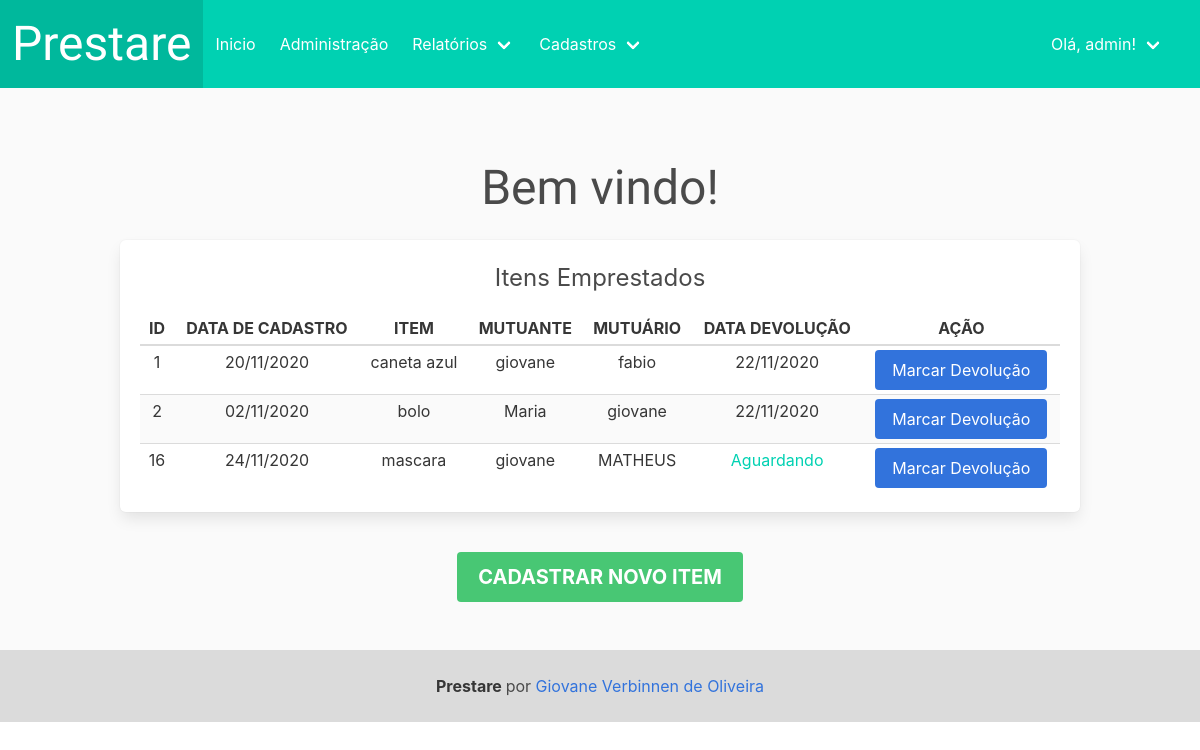
The page /painel.php (signed in) on the database its author committed.
### tables this page shows
CREATE TABLE `itens` (
  `item_id` int(32) NOT NULL,
  `data_cadastro` datetime(6) NOT NULL,
  `item` varchar(32) NOT NULL,
  `mutuante` varchar(32) NOT NULL,
  `mutuario` varchar(32) NOT NULL,
  `data_devolucao` datetime(6) NOT NULL
);

### consultaItem.php (the view, shortened to what this page needs)
<?php
echo "<div class='box table-container'>
<table  class='table is-striped is-narrow is-hoverable  is-fullwidth' >";
echo "
  <h1 class='is-size-4 mb-4'>Itens Emprestados</h1>
    <thead class='is-uppercase '>
      <tr>
      <th> ID </th>
      <th> Data de Cadastro </th>
      <th> Item </th>
      <th> Mutuante </th>
      <th> Mutuário </th>
      <th> Data devolução </th>
      <th> Ação</th>
      </tr>
    </thead>
";
$conexao = mysqli_connect('localhost', 'root', '', 'prestare') or die('Erro no banco de dados');
$sql = "select * from itens";
$resultado = mysqli_query($conexao, $sql) or die('Não foi possível realizar consulta');
function data($data)
{
  if ($data == '0000-00-00 00:00:00.000000') {
    $msg = '<p class="has-text-primary ">Aguardando</p>';
    return $msg;
  } else {
    return date("d/m/Y", strtotime($data));
  }
}
while ($registro = mysqli_fetch_array($resultado)) {
  $id = $registro['item_id'];
  $data_cadastro = $registro['data_cadastro'];
  $item = $registro['item'];
  $mutuante = $registro['mutuante'];
  $mutuario = $registro['mutuario'];
  $data_devolucao = $registro['data_devolucao'];
  echo "<tr>";
  echo "<td>" . "$id" . "</td>";
  echo "<td>" . data($data_cadastro) . "</td>";
  echo "<td>" . "$item" . "</td>";
  echo "<td>" . "$mutuante" . "</td>";
  echo "<td>" . "$mutuario" . "</td>";
  echo "<td>" . data($data_devolucao) . "</td>";
  echo "<td>" . "
  <form action='devolucao.php' method='POST'>
  <input  name='data' type='hidden' value='$data_devolucao' />
  <input  name='item' type='hidden' value='$id' />
  <button class='button is-link' type='submit'>Marcar Devolução</button>
  </form>" . "</td>";
  echo "</tr>";
}
echo "</table></div>";
?>

### cabecalho.php (shortened to what this page needs)
<!DOCTYPE html>
<html>
  <head>
    <link rel="stylesheet" href="./assets/bulma.min.css">
    <link rel="stylesheet" href="https://pro.fontawesome.com/releases/v5.10.0/css/all.css"/>
  </head>
  <body>
 <nav class="navbar is-primary" role="navigation" aria-label="main navigation">
  <div class="navbar-brand">
    <a class="navbar-item" href="painel.php">
     <h1 class="is-size-1" style="font-family: 'Engagement', cursive;">Prestare</h1>
    </a>
  </div>
  <div id="navbarBasicExample" class="navbar-menu">
    <div class="navbar-start">
      <a class="navbar-item" href="painel.php">
        Inicio
      </a>
      <a class="navbar-item" href="admin.php">
            Administração
          </a>
      <div class="navbar-item has-dropdown is-hoverable">
        <a class="navbar-link" >
          Relatórios
        </a>
      </div>
      <div class="navbar-item has-dropdown is-hoverable">
        <a class="navbar-link" >
          Cadastros
        </a>
      </div>
    </div>
    <div class="navbar-end">
    <div class="navbar-item has-dropdown is-hoverable">
        <a class="navbar-link" >
        Olá, <?php echo $_SESSION['usuario'];?>!
        </a>
      </div>
      <div class="navbar-item">
      </div>
    </div>
  </div>
</nav>

### painel.php (shortened to what this page needs)
<?php
require('cabecalho.php');
?>
<section class="section has-background-white-bis">
  <div class="container ">
    <div class="columns  has-text-centered">
      <div class="column">
        <h1 class="is-size-1 my-4" style="font-family: 'Engagement', cursive;">
          Bem vindo!
        </h1>
        <?php
        require('consultaItem.php');
        ?>
        <a class="button is-success is-medium has-text-weight-bold mt-4" href="formCadItem.php">CADASTRAR NOVO ITEM</a>
      </div>
    </div>
  </div>
</section>
<?php
require('rodape.php');
?>

### rodape.php (shortened to what this page needs)
<footer class="footer has-background-grey-lighter p-5 ">
  <div class="content has-text-centered is-dark ">
    <p class="is-size-6">
      <strong>
        Prestare
      </strong>
      por
      <a href="https://www.linkedin.com/in/giovane-v/">
        Giovane Verbinnen de Oliveira
      </a>
    </p>
  </div>
</footer>
</body>
</html>

### rows shown on the page
itens: item_id "1", data_cadastro "20/11/2020", item "caneta azul", mutuante "giovane", mutuario "fabio", data_devolucao "22/11/2020"
itens: item_id "2", data_cadastro "02/11/2020", item "bolo", mutuante "Maria", mutuario "giovane", data_devolucao "22/11/2020"
itens: item_id "16", data_cadastro "24/11/2020", item "mascara", mutuante "giovane", mutuario "MATHEUS", shows "Aguardando"

### other values the page prints
$_SESSION['usuario'] "admin"
